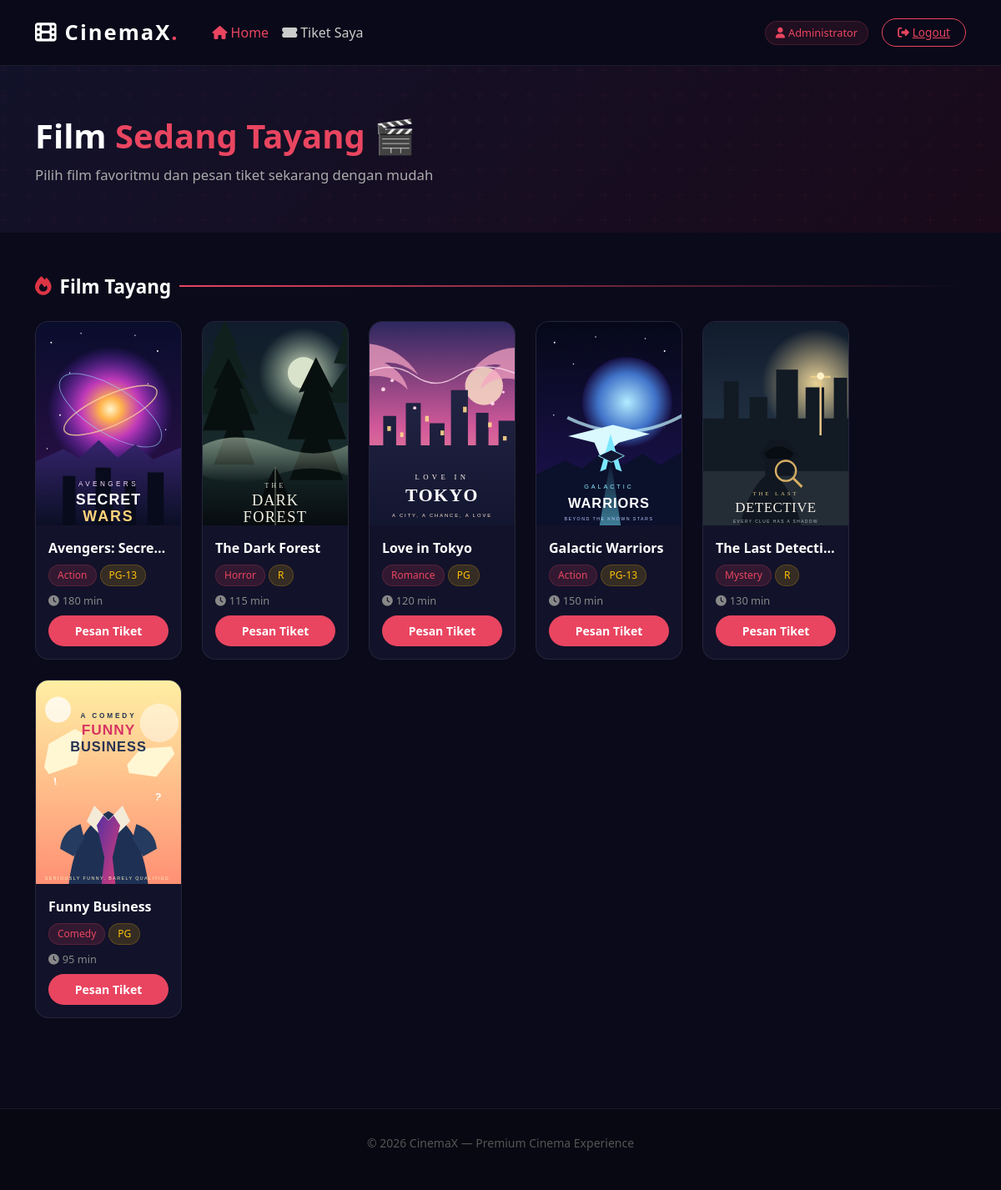
The page /user/home.php (signed in) on the database its author committed.
### tables this page shows
CREATE TABLE film (
    id INT AUTO_INCREMENT PRIMARY KEY,
    judul VARCHAR(200) NOT NULL,
    genre VARCHAR(100) NOT NULL,
    durasi INT NOT NULL COMMENT 'dalam menit',
    rating VARCHAR(10) NOT NULL,
    sinopsis TEXT,
    poster VARCHAR(255),
    status ENUM('tayang','tidak') DEFAULT 'tayang',
    created_at TIMESTAMP DEFAULT CURRENT_TIMESTAMP
);

### user/home.php (the view, shortened to what this page needs)
<?php
require_once __DIR__ . '/../config/koneksi.php';
$films = mysqli_query($conn, "SELECT * FROM film WHERE status='tayang' ORDER BY created_at DESC");
?>
<!DOCTYPE html>
<html lang="id">
<head>
    <link rel="stylesheet" href="https://cdnjs.cloudflare.com/ajax/libs/bootstrap/5.3.0/css/bootstrap.min.css">
    <link rel="stylesheet" href="https://cdnjs.cloudflare.com/ajax/libs/font-awesome/6.4.0/css/all.min.css">
</head>
<body>
<nav class="navbar navbar-expand-lg">
    <div class="container">
        <a class="navbar-brand" href="#"><i class="fas fa-film me-2"></i><?= SITE_NAME ?><span>.</span></a>
        <div class="collapse navbar-collapse" id="navMenu">
            <ul class="navbar-nav me-auto ms-3">
                <li class="nav-item"><a class="nav-link active" href="home.php"><i class="fas fa-home me-1"></i>Home</a></li>
                <li class="nav-item"><a class="nav-link" href="tiket_saya.php"><i class="fas fa-ticket-alt me-1"></i>Tiket Saya</a></li>
            </ul>
            <div class="d-flex align-items-center gap-3">
                <span class="user-badge"><i class="fas fa-user me-1"></i><?= htmlspecialchars($_SESSION['nama']) ?></span>
                <a href="../auth/logout.php" class="btn-logout"><i class="fas fa-sign-out-alt me-1"></i>Logout</a>
            </div>
        </div>
    </div>
</nav>
<section class="hero">
    <div class="container">
        <h1>Film <span>Sedang Tayang</span> 🎬</h1>
        <p>Pilih film favoritmu dan pesan tiket sekarang dengan mudah</p>
    </div>
</section>
<div class="container py-5">
    <div class="section-title"><i class="fas fa-fire text-danger"></i> Film Tayang</div>
    <?php if (mysqli_num_rows($films) == 0): ?>
    <div class="text-center py-5">
        <i class="fas fa-film fa-4x mb-3" style="color:#333"></i>
        <p style="color:#666">Belum ada film yang tayang saat ini.</p>
    </div>
    <?php else: ?>
    <div class="row g-4">
        <?php while ($film = mysqli_fetch_assoc($films)): ?>
        <div class="col-6 col-md-4 col-lg-2" style="min-width:200px;max-width:220px">
            <div class="film-card">
                <div class="film-poster">
                    <?php if ($film['poster'] && file_exists('../assets/images/' . $film['poster'])): ?>
                        <img src="<?= BASE_URL ?>assets/images/<?= htmlspecialchars($film['poster']) ?>" alt="<?= htmlspecialchars($film['judul']) ?>">
                    <?php endif; ?>
                </div>
                <div class="film-info">
                    <div class="film-title" title="<?= htmlspecialchars($film['judul']) ?>"><?= htmlspecialchars($film['judul']) ?></div>
                    <div class="d-flex flex-wrap gap-1 mb-2">
                        <span class="badge-genre"><?= htmlspecialchars(explode(',', $film['genre'])[0]) ?></span>
                        <span class="badge-rating"><?= htmlspecialchars($film['rating']) ?></span>
                    </div>
                    <div class="film-meta">
                        <span><i class="fas fa-clock me-1"></i><?= $film['durasi'] ?> min</span>
                    </div>
                    <a href="detail_film.php?id=<?= $film['id'] ?>" class="btn-pesan mt-2 d-block text-center">Pesan Tiket</a>
                </div>
            </div>
        </div>
        <?php endwhile; ?>
    </div>
    <?php endif; ?>
</div>
<footer>
    <p>© <?= date('Y') ?> <?= SITE_NAME ?> — Premium Cinema Experience</p>
</footer>
</body>
</html>

### user/home.php (style rules this page uses)
:root { --red:#e94560; --dark:#0a0a1a; --card:#12122a; --border:rgba(255,255,255,0.08); }
* { margin:0; padding:0; box-sizing:border-box; }
body { background:var(--dark); color:#fff; font-family:'Segoe UI',sans-serif; min-height:100vh; }
.navbar { background:rgba(10,10,26,.95); backdrop-filter:blur(20px); border-bottom:1px solid var(--border); padding:15px 0; position:sticky; top:0; z-index:1000; }
.navbar-brand { font-size:1.6rem; font-weight:900; color:#fff !important; letter-spacing:2px; }
.navbar-brand span { color:var(--red); }
.nav-link { color:#ccc !important; font-weight:500; transition:.2s; }
.nav-link:hover, .nav-link.active { color:var(--red) !important; }
.btn-logout { background:transparent; border:1px solid var(--red); color:var(--red); padding:6px 18px; border-radius:20px; font-size:.85rem; transition:.3s; }
.hero { background:linear-gradient(135deg,#12122a 0%,#1a0a1a 100%); padding:60px 0 40px; position:relative; overflow:hidden; }
.hero::before { content:''; position:absolute; top:0; left:0; right:0; bottom:0; }
.hero h1 { font-size:2.5rem; font-weight:900; margin-bottom:10px; position:relative; }
.hero h1 span { color:var(--red); }
.hero p { color:#aaa; font-size:1.05rem; position:relative; }
.section-title { font-size:1.4rem; font-weight:700; margin-bottom:25px; display:flex; align-items:center; gap:10px; }
.section-title::after { content:''; flex:1; height:2px; background:linear-gradient(to right,var(--red),transparent); }
.film-card { background:var(--card); border:1px solid var(--border); border-radius:16px; overflow:hidden; transition:all .3s; cursor:pointer; height:100%; }
.film-poster { position:relative; padding-top:140%; overflow:hidden; }
.film-poster img { position:absolute; top:0; left:0; width:100%; height:100%; object-fit:cover; transition:.4s; }
.btn-pesan { background:var(--red); color:#fff; border:none; padding:8px 24px; border-radius:20px; font-weight:600; font-size:.875rem; text-decoration:none; display:inline-block; transition:.2s; }
.film-info { padding:15px; }
.film-title { font-weight:700; font-size:1rem; margin-bottom:8px; white-space:nowrap; overflow:hidden; text-overflow:ellipsis; }
.badge-genre { background:rgba(233,69,96,.15); color:#e94560; font-size:.75rem; padding:3px 10px; border-radius:20px; border:1px solid rgba(233,69,96,.2); }
.badge-rating { background:rgba(255,193,7,.15); color:#ffc107; font-size:.75rem; padding:3px 10px; border-radius:20px; border:1px solid rgba(255,193,7,.2); }
.film-meta { color:#888; font-size:.8rem; margin-top:8px; display:flex; gap:12px; }
footer { background:#080812; border-top:1px solid var(--border); padding:30px 0; margin-top:60px; text-align:center; color:#555; font-size:.875rem; }
.user-badge { background:rgba(233,69,96,.1); border:1px solid rgba(233,69,96,.2); color:#e94560; padding:4px 12px; border-radius:20px; font-size:.8rem; }

### rows shown on the page
film: poster (picture), judul "Avengers: Secre…", genre "Action", rating "PG-13", durasi "180"
film: poster (picture), judul "The Dark Forest", genre "Horror", rating "R", durasi "115"
film: poster (picture), judul "Love in Tokyo", genre "Romance", rating "PG", durasi "120"
film: poster (picture), judul "Galactic Warriors", genre "Action", rating "PG-13", durasi "150"
film: poster (picture), judul "The Last Detecti…", genre "Mystery", rating "R", durasi "130"
film: poster (picture), judul "Funny Business", genre "Comedy", rating "PG", durasi "95"

### other values the page prints
SITE_NAME "CinemaX"
$_SESSION['nama'] "Administrator"
